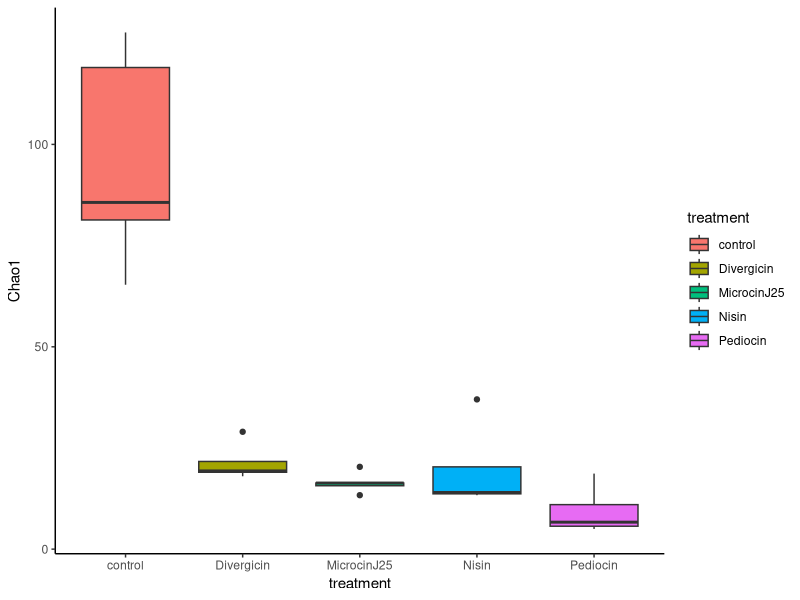
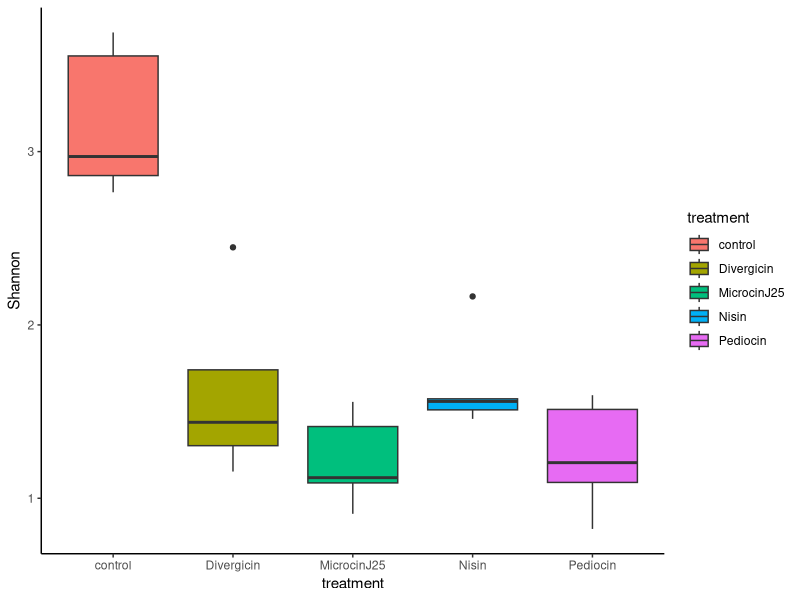
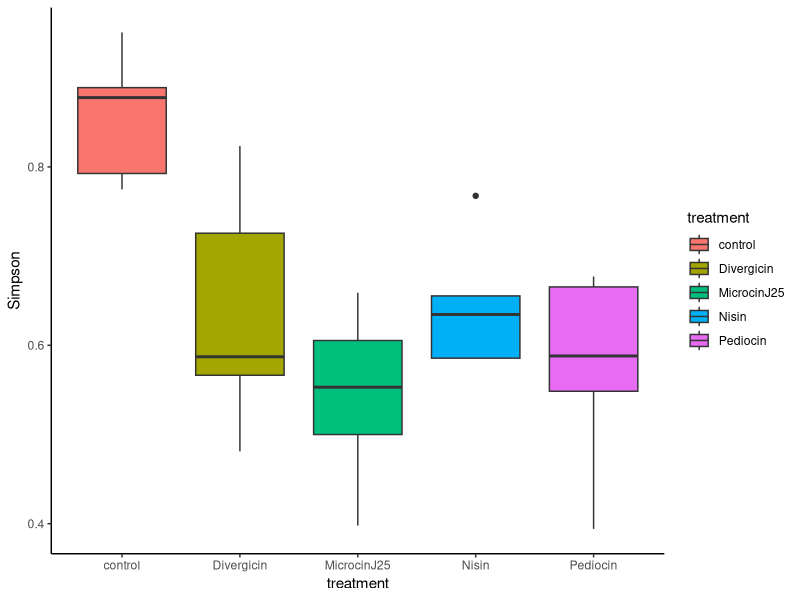
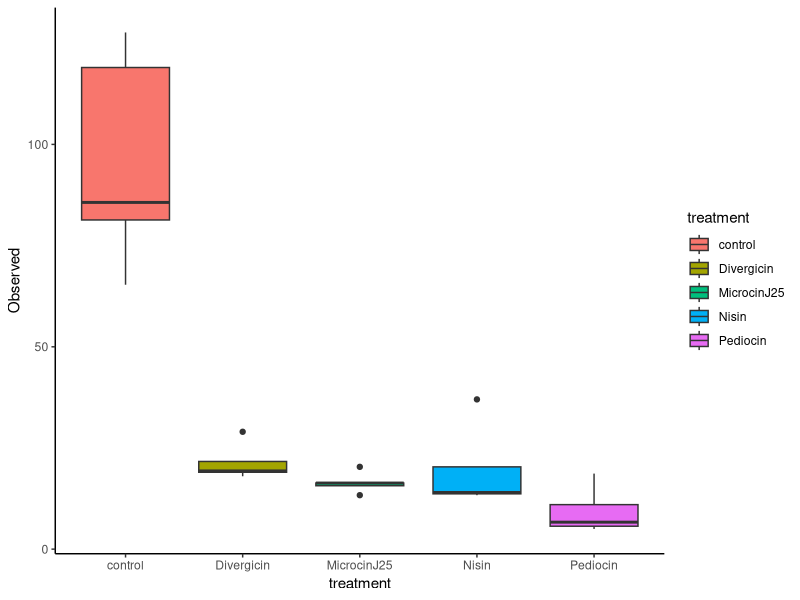

These charts were generated, in order, by the following R code:
library(ggplot2)
library(dplyr)


combined_indices <- read.csv("combined_diversity_indices.csv", row.names = 1)
sample_meta <- read.csv("merge.csv", row.names = 1)
sample_meta <- sample_meta[sample_meta$treatment %in%
                             c("control","Nisin","Pediocin","Divergicin","MicrocinJ25"),]


combined_indices$time <- sample_meta$time.day.
combined_indices$treatment <- sample_meta$treatment
combined_indices$treatment <- factor(combined_indices$treatment)
combined_indices$time <- factor(combined_indices$time)

# take average of replicates
combined_indices <- combined_indices %>%
  group_by(time,treatment) %>%
  summarise(
    Chao1 = mean(Chao1),
    Shannon = mean(Shannon),
    Simpson = mean(Simpson),
    Observed = mean(Observed)
  )

# anova chao1
aof <- function(x){
  y <- anova(aov(x ~ treatment, data = combined_indices))
  return(y)
}

aof.plot <- function(x,y){
  plot <- ggplot(combined_indices, aes(x = treatment, y = x, fill = treatment)) +
  geom_boxplot() +
    # facet_wrap( ~ time, ncol = 2) +
    theme_classic() + 
    ylab(colnames(combined_indices[y])) +
    theme(panel.grid.major = element_blank(), panel.grid.minor = element_blank()) 
  return(plot)
}

anova_chao1 <- aof(combined_indices$Chao1)

aof.plot(combined_indices$Chao1,3)

# anova shannon
anova_shannon <- aof(combined_indices$Shannon)
aof.plot(combined_indices$Shannon,4)

# anova simpson
anova_simpson <- aof(combined_indices$Simpson)
aof.plot(combined_indices$Simpson,5)

# anova 
anova_observed <- aof(combined_indices$Observed)
aof.plot(combined_indices$Observed, 6)

